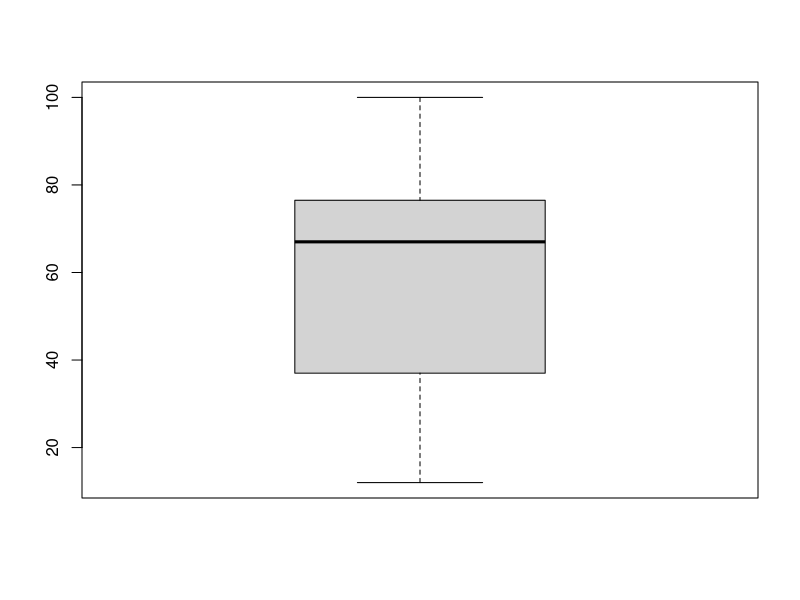

R code for this plot:
# BSP 1
mailSize <- c(1.5, 0.9, 3.3, 9.6, 6.1, 1.6, 2.1, 3.8, 5.3, 2.6, 7.1, 1.7, 1.0, 4.9)

# Berechne das arithmetische Mittel der Dateigrößen
mean(mailSize)

# Berechne die Stichprobenvarianz der Dateigrößen
var(mailSize)

# Berechne die in der Stichprobe gegebene Standardabweichung der Dateigrößen
sd(mailSize)

# BSP 2

###

# BSP 3

tweetsStudents <- c(72, 33, 100, 41, 23, 21, 79, 67, 57, 94, 76, 45, 68, 77, 12)

# Bestimme Minimum, Maximum sowie den Median.
min(tweetsStudents)
max(tweetsStudents)
median(tweetsStudents)

# Bestimme die Interquartil-Range dieser Verteilung.
IQR(tweetsStudents)

# Zeichne einen Boxplot dieser Verteilung.
boxplot(tweetsStudents)
